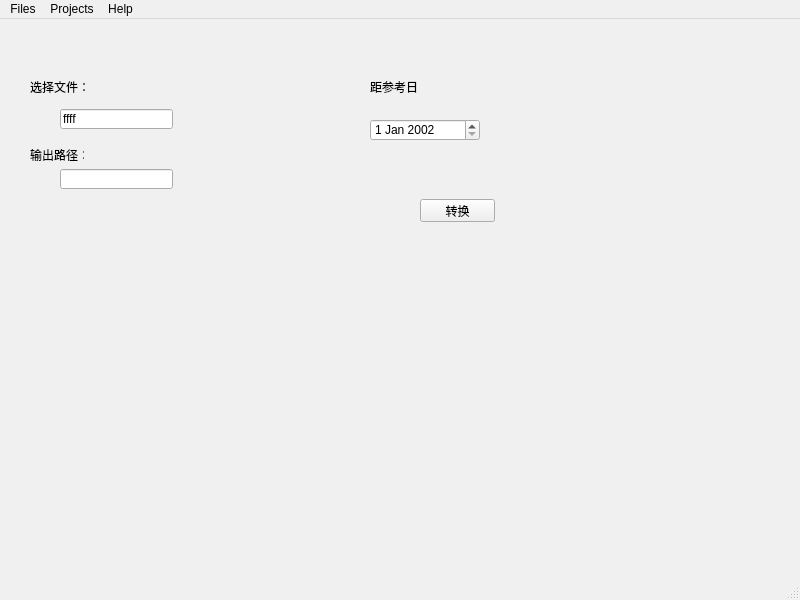
<?xml version="1.0" encoding="UTF-8"?>
<ui version="4.0">
 <class>MainWindow</class>
 <widget class="QMainWindow" name="MainWindow">
  <property name="geometry">
   <rect>
    <x>0</x>
    <y>0</y>
    <width>800</width>
    <height>600</height>
   </rect>
  </property>
  <property name="palette">
   <palette>
    <active>
     <colorrole role="Window">
      <brush brushstyle="SolidPattern">
       <color alpha="255">
        <red>160</red>
        <green>160</green>
        <blue>160</blue>
       </color>
      </brush>
     </colorrole>
    </active>
    <inactive>
     <colorrole role="Window">
      <brush brushstyle="SolidPattern">
       <color alpha="255">
        <red>240</red>
        <green>240</green>
        <blue>240</blue>
       </color>
      </brush>
     </colorrole>
    </inactive>
    <disabled>
     <colorrole role="Window">
      <brush brushstyle="SolidPattern">
       <color alpha="255">
        <red>240</red>
        <green>240</green>
        <blue>240</blue>
       </color>
      </brush>
     </colorrole>
    </disabled>
   </palette>
  </property>
  <property name="windowTitle">
   <string>MainWindow</string>
  </property>
  <property name="autoFillBackground">
   <bool>true</bool>
  </property>
  <widget class="QWidget" name="centralwidget">
   <widget class="QPushButton" name="convertBtn">
    <property name="geometry">
     <rect>
      <x>420</x>
      <y>180</y>
      <width>75</width>
      <height>23</height>
     </rect>
    </property>
    <property name="text">
     <string>转换</string>
    </property>
   </widget>
   <widget class="QLabel" name="label_1">
    <property name="geometry">
     <rect>
      <x>30</x>
      <y>60</y>
      <width>71</width>
      <height>16</height>
     </rect>
    </property>
    <property name="text">
     <string>选择文件：</string>
    </property>
   </widget>
   <widget class="QLineEdit" name="lineEdit_1">
    <property name="geometry">
     <rect>
      <x>60</x>
      <y>90</y>
      <width>113</width>
      <height>20</height>
     </rect>
    </property>
    <property name="text">
     <string>ffff</string>
    </property>
   </widget>
   <widget class="QLabel" name="label_2">
    <property name="geometry">
     <rect>
      <x>30</x>
      <y>130</y>
      <width>54</width>
      <height>12</height>
     </rect>
    </property>
    <property name="text">
     <string>输出路径：</string>
    </property>
   </widget>
   <widget class="QLineEdit" name="lineEdit_2">
    <property name="geometry">
     <rect>
      <x>60</x>
      <y>150</y>
      <width>113</width>
      <height>20</height>
     </rect>
    </property>
   </widget>
   <widget class="QLabel" name="label_3">
    <property name="geometry">
     <rect>
      <x>370</x>
      <y>60</y>
      <width>71</width>
      <height>16</height>
     </rect>
    </property>
    <property name="text">
     <string>距参考日</string>
    </property>
   </widget>
   <widget class="QDateEdit" name="dateEdit">
    <property name="geometry">
     <rect>
      <x>370</x>
      <y>100</y>
      <width>110</width>
      <height>22</height>
     </rect>
    </property>
    <property name="date">
     <date>
      <year>2002</year>
      <month>1</month>
      <day>1</day>
     </date>
    </property>
   </widget>
  </widget>
  <widget class="QMenuBar" name="menubar">
   <property name="geometry">
    <rect>
     <x>0</x>
     <y>0</y>
     <width>800</width>
     <height>23</height>
    </rect>
   </property>
   <widget class="QMenu" name="menuFiles">
    <property name="title">
     <string>Files</string>
    </property>
   </widget>
   <widget class="QMenu" name="menuProjects">
    <property name="title">
     <string>Projects</string>
    </property>
   </widget>
   <widget class="QMenu" name="menuHelp">
    <property name="title">
     <string>Help</string>
    </property>
   </widget>
   <addaction name="menuFiles"/>
   <addaction name="menuProjects"/>
   <addaction name="menuHelp"/>
  </widget>
  <widget class="QStatusBar" name="statusbar"/>
 </widget>
 <resources/>
 <connections/>
 <slots>
  <slot>alertMsg()</slot>
 </slots>
</ui>
